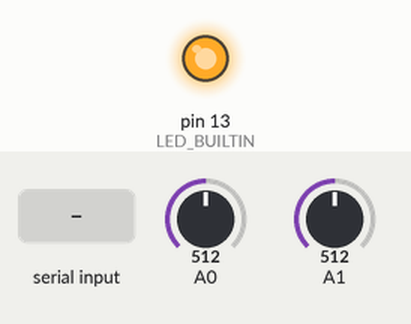
Recording of a sketch running on a simulated Arduino Uno, built with avr-gcc and run on an emulated ATmega328P. On the bench: output pins drawn as LEDs (lit = HIGH). The inputs (shaded band) are chosen by the test bench; at power-on: A0 = 512, A1 = 512. What the sketch prints to the serial monitor is not drawn.

Above: at 1.2 s.
1.3 s: "a" received over Serial
Timing chart, 0 to 4.3 s (numbered marks = the images above; inputs shaded):
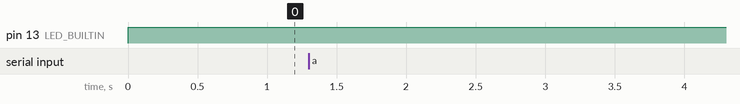

Measured:
- after the input at 1.3 s, every drawn part: stays the same

The sketch:

FSR_TwoFSR_ReadResistance.ino
```cpp
/* FSR testing sketch.

Connect one end of FSR to power, the other end to Analog 0.
Then connect one end of a 10K resistor from Analog 0 to ground

For more information see www.ladyada.net/learn/sensors/fsr.html */

long fsrReading;     // the analog reading from the FSR resistor divider
int fsrReading0;
int fsrReading1;
int fsrVoltage;     // the analog reading converted to voltage
int etat;
unsigned long fsrResistance;  // The voltage converted to resistance, can be very big so make "long"


void setup(void) {
  Serial.begin(115200);   // We'll send debugging information via the Serial monitor
  pinMode(A0, INPUT);
  pinMode(A1, INPUT);
  pinMode(LED_BUILTIN, OUTPUT);
}

void loop() {
  handleSerial();
  switch(etat)
  {
    case 0:
      fsrReading0 = analogRead(A0);
      fsrReading1 = analogRead(A1);

      if(fsrReading0 > fsrReading1)
      {
        fsrReading = fsrReading0;
      }
      else
      {
        fsrReading = fsrReading1;
      }
      // analog voltage reading ranges from about 0 to 1023 which maps to 0V to 5V (= 5000mV)
      fsrVoltage = map(fsrReading, 0, 1023, 0, 5000);
      if(fsrVoltage != 0)
      {
        fsrResistance = 5000 - fsrVoltage;     // fsrVoltage is in millivolts so 5V = 5000mV
        fsrResistance *= 10000;                // 10K resistor
        fsrResistance /= fsrVoltage;           // en Ohms
      }
      else
      {
        fsrResistance = 0;
      }


      if(fsrReading >= 20)
      {
        digitalWrite(LED_BUILTIN, HIGH);
      }
      else
      {
        digitalWrite(LED_BUILTIN, LOW);
      }

      break;

    case 1:
      Serial.println((int)fsrResistance);
      etat = 0;
      break;
  }

}

void handleSerial() {
  if (Serial.available() > 0) {
    char incomingCharacter = Serial.read();
    switch (incomingCharacter)
    {
      case 'a':
        etat = 1;
        break;

      default:
        break;
    }
  }
}
```
